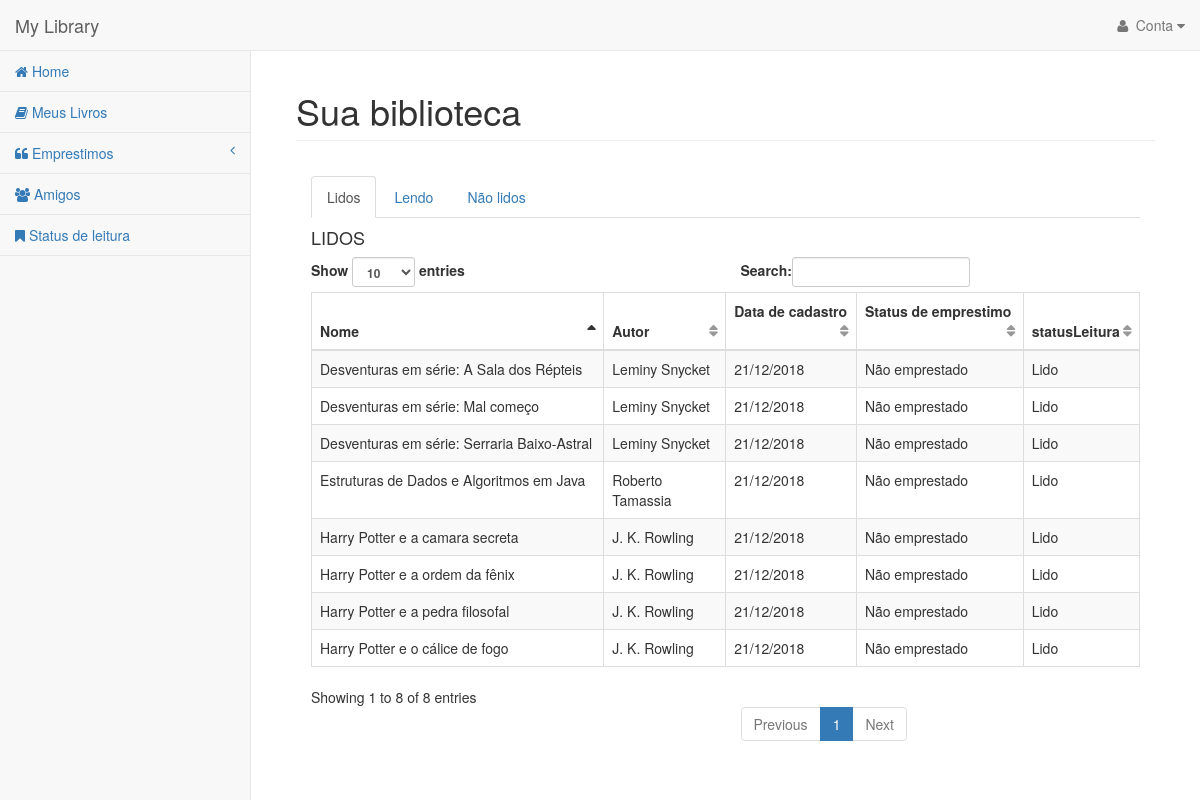
Screenshot of /telas/form-infobook.php (signed in) with the database file from the repository.
### tables this page shows
CREATE TABLE `livro` (
  `idLivro` int(11) NOT NULL,
  `nome` varchar(100) NOT NULL,
  `autor` varchar(45) NOT NULL,
  `data` date NOT NULL,
  `statusEmprestimo` tinyint(1) NOT NULL DEFAULT '0',
  `statusLeitura` tinyint(1) NOT NULL,
  `Usuario_id_usr` int(11) NOT NULL
);

### genericos/functions.php (called while the page is built, shortened)
<?php
function dateConvert($date) {
    if (!strstr($date, '/')) {
        sscanf($date, '%d-%d-%d', $y, $m, $d);
        return sprintf('%02d/%02d/%04d', $d, $m, $y);
    } else {
        sscanf($date, '%d/%d/%d', $d, $m, $y);
        return sprintf('%04d-%02d-%02d', $y, $m, $d);
    }
    return false;
}

### telas/form-infobook.php (the view, shortened to what this page needs)
<?php
$PDO = db_connect();
$id_usr = $_SESSION['id_usr'];
$sql_counta_livros_lidos = "SELECT COUNT(*) AS lidos FROM livro WHERE statusLeitura=3 AND Usuario_id_usr= :id_usr ORDER BY nome ASC ";
$stmt_count_lidos = $PDO->prepare($sql_counta_livros_lidos);
$stmt_count_lidos->bindParam(':id_usr', $id_usr);
$stmt_count_lidos->execute();
$totallidos = $stmt_count_lidos->fetchColumn();
$sqllistalidos = "SELECT * FROM livro where Usuario_id_usr = :id_usr AND statusLeitura=3 ORDER BY nome ASC";
$stmtlistalidos = $PDO->prepare($sqllistalidos);
$stmtlistalidos->bindParam(':id_usr', $id_usr);
$stmtlistalidos->execute();
?>
<!DOCTYPE html>
<html lang="en">
    <head>
        <link href="../front/vendor/bootstrap/css/bootstrap.min.css" rel="stylesheet">
        <link href="../front/vendor/metisMenu/metisMenu.min.css" rel="stylesheet">
        <link href="../front/dist/css/sb-admin-2.css" rel="stylesheet">
        <link href="../front/vendor/font-awesome/css/font-awesome.min.css" rel="stylesheet" type="text/css">
    </head>
    <body>
        <div id="wrapper">
            <nav class="navbar navbar-default navbar-static-top" role="navigation" style="margin-bottom: 0">
                <div class="container-fluid">
                    <div class="navbar-header">
                        <a class="navbar-brand" href="home.php">My Library</a>
                    </div>
                    <ul class="nav navbar-nav navbar-right">
                        <li class="dropdown">
                            <a class="dropdown-toggle" data-toggle="dropdown" href="#">
                                <i class="fa fa-user fa-fw"></i> Conta <i class="fa fa-caret-down"></i>
                            </a>
                        </li>
                    </ul>
                </div>
            </nav>
            <div class="navbar-default sidebar" role="navigation" style="margin-top: 0">
                <div class="sidebar-nav navbar-collapse">
                    <ul class="nav" id="side-menu">
                        <li>
                            <a href="home.php"><i class="fa fa-home"></i> Home</a>
                        </li>
                        <li>
                            <a href="form-listarlivro.php"><i class="fa fa-book"></i> Meus Livros</a>
                        </li>
                        <li>
                            <a href="#"><i class="fa fa-quote-left"></i> Emprestimos<span class="fa arrow"></span></a>
                        </li>
                        <li>
                            <a href="form-listaramigo.php"><i class="fa fa-group"></i> Amigos</a>
                        </li>
                        <li>
                            <a href="form-mudarstatus.php"><i class="fa fa-bookmark"></i> Status de leitura</a>
                        </li>
                    </ul>
                </div>
            </div>
        <div id="page-wrapper">
            <div class="container-fluid">
                <div class="row">
                    <div class="col-lg-12">
                        <h1 class="page-header">Sua biblioteca</h1>
                        <div class="panel-body">
                            <ul class="nav nav-tabs">
                                <li class="active"><a href="#lidos" data-toggle="tab">Lidos</a>
                                </li>
                                <li><a href="#lendo" data-toggle="tab">Lendo</a>
                                </li>
                                <li><a href="#nlidos" data-toggle="tab">Não lidos</a>
                                </li>
                            </ul>
                            <div class="tab-content">
                                <div class="tab-pane fade in active" id="lidos">
                                    <h4>LIDOS</h4>
<?php if ($totallidos > 0): ?>
                                        <table width="100%" class="table table-striped table-bordered table-hover" id="dataTables-lido">
                                            <thead>
                                                <tr>
                                                    <th>Nome</th>
                                                    <th>Autor</th>
                                                    <th>Data de cadastro</th>
                                                    <th>Status de emprestimo</th>
                                                    <th>statusLeitura</th>
                                                </tr>
                                            </thead>
                                            <tbody>
    <?php while ($livrolido = $stmtlistalidos->fetch(PDO::FETCH_ASSOC)): ?>
                                                    <tr class="even gradeC">
                                                        <td><?php echo $livrolido['nome'] ?></td>
                                                        <td><?php echo $livrolido['autor'] ?></td>
                                                        <td><?php echo dateConvert($livrolido['data']); ?></td>
                                                        <td><?php
                                            if ($livrolido['statusEmprestimo'] == 0) {
                                                echo "Não emprestado";
                                            } else {
                                                echo "Emprestado";
                                            }
        ?></td>
                                                        <td><?php
                                                    if ($livrolido['statusLeitura'] == 1) {
                                                        echo "Não lido";
                                                    } elseif ($livrolido['statusLeitura'] == 2) {
                                                        echo "Lendo";
                                                    } else {
                                                        echo "Lido";
                                                    }
        ?></td>
                                                    </tr>
                                                        <?php endwhile; ?>
                                            </tbody>
                                        </table>
<?php else: ?>
                                        <p>Nenhum livro com esse status de leitura</p>
<?php endif; ?>
                                </div>
                            </div>
                        </div>
                    </div>
                </div>
            </div>
        </div>
</body>
</html>

### rows the page displays
livro: nome "Desventuras em série: A Sala dos Répteis", autor "Leminy Snycket", data "21/12/2018", statusEmprestimo "Não emprestado", statusLeitura "Lido"
livro: nome "Desventuras em série: Mal começo", autor "Leminy Snycket", data "21/12/2018", statusEmprestimo "Não emprestado", statusLeitura "Lido"
livro: nome "Desventuras em série: Serraria Baixo-Astral", autor "Leminy Snycket", data "21/12/2018", statusEmprestimo "Não emprestado", statusLeitura "Lido"
livro: nome "Estruturas de Dados e Algoritmos em Java", autor "Roberto Tamassia", data "21/12/2018", statusEmprestimo "Não emprestado", statusLeitura "Lido"
livro: nome "Harry Potter e a camara secreta", autor "J. K. Rowling", data "21/12/2018", statusEmprestimo "Não emprestado", statusLeitura "Lido"
livro: nome "Harry Potter e a ordem da fênix", autor "J. K. Rowling", data "21/12/2018", statusEmprestimo "Não emprestado", statusLeitura "Lido"
livro: nome "Harry Potter e a pedra filosofal", autor "J. K. Rowling", data "21/12/2018", statusEmprestimo "Não emprestado", statusLeitura "Lido"
livro: nome "Harry Potter e o cálice de fogo", autor "J. K. Rowling", data "21/12/2018", statusEmprestimo "Não emprestado", statusLeitura "Lido"
